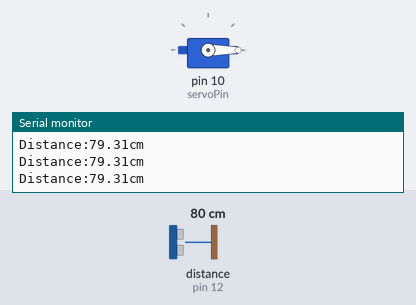
Bench run of a sketch on a simulated Arduino Uno, built with avr-gcc and run on an emulated ATmega328P. Shown: servo, the last lines printed to the serial monitor. Wiring (inferred from the names in the program): ultrasonic range finder: trigger pin 11; echo pin 12. Inputs (shaded band) come from the test bench; at power-on: distance to the obstacle (sensor on pin 12) 80 cm. The echo pulse lasts 58.3 µs per cm.

Above: at 4.2 s.
4.3 s: distance to the obstacle (sensor on pin 12) set to 10 cm
7.3 s: distance to the obstacle (sensor on pin 12) set to 13 cm
At 7.67 s:
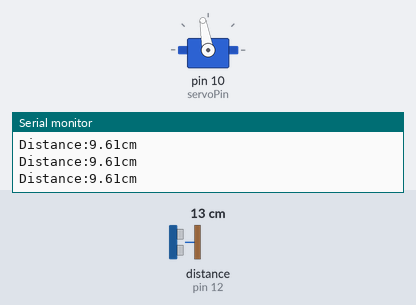
10.3 s: distance to the obstacle (sensor on pin 12) set to 16 cm
At 10.8 s:
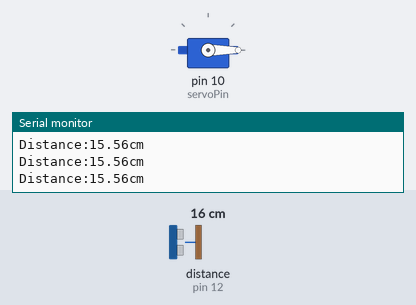
Timing chart, 0 to 13.3 s (numbered marks = the images above; inputs shaded):
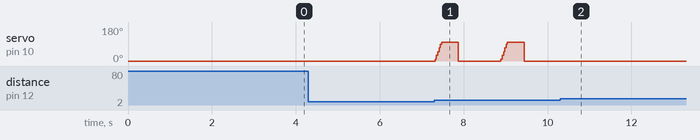

The sketch:

Auto-Santinizer.ino
```cpp
#include <Servo.h>
int echoPin = 12;
int trigPin = 11;
int servoPin = 10;
int duration; //micro second
float d_cm;
int pos01=0;
int pos02 = 100;
Servo myServo;
void setup() {

// initialize serial communication:
  Serial.begin(9600);
  pinMode(trigPin,OUTPUT);
  pinMode(echoPin,INPUT);
  myServo.attach(servoPin);
  myServo.write(pos01);
}

void loop() {
  // generate pusle trigger
  digitalWrite(trigPin,LOW);
  delayMicroseconds(2);
  digitalWrite(trigPin,HIGH);
  delayMicroseconds(10);
  digitalWrite(trigPin,LOW);
  // receive
  duration = pulseIn(echoPin,HIGH);
  d_cm = duration * 0.034/2.;
  //servo
  if(d_cm>=11 & d_cm<=14){
    for (int i=0;i<=pos02; i+=10){
      myServo.write(i);
      delay(15);
    }
    delay(400);
    myServo.write(pos01);
    delay(1000);
  }
  //print
  Serial.print("Distance:");
  Serial.print(d_cm);
  Serial.println("cm");
}
```

Measured:
- the behaviour switches between 14 and 15 cm on distance to the obstacle (sensor on pin 12) (found by bisection; images 1 and 2)
- after the input at 7.3 s, servo on pin 10 (servoPin): ramps from 0° to 100° and jumps back, once every 1.6 s
- after the input at 10.3 s, servo on pin 10 (servoPin): stops changing and stays 0°
